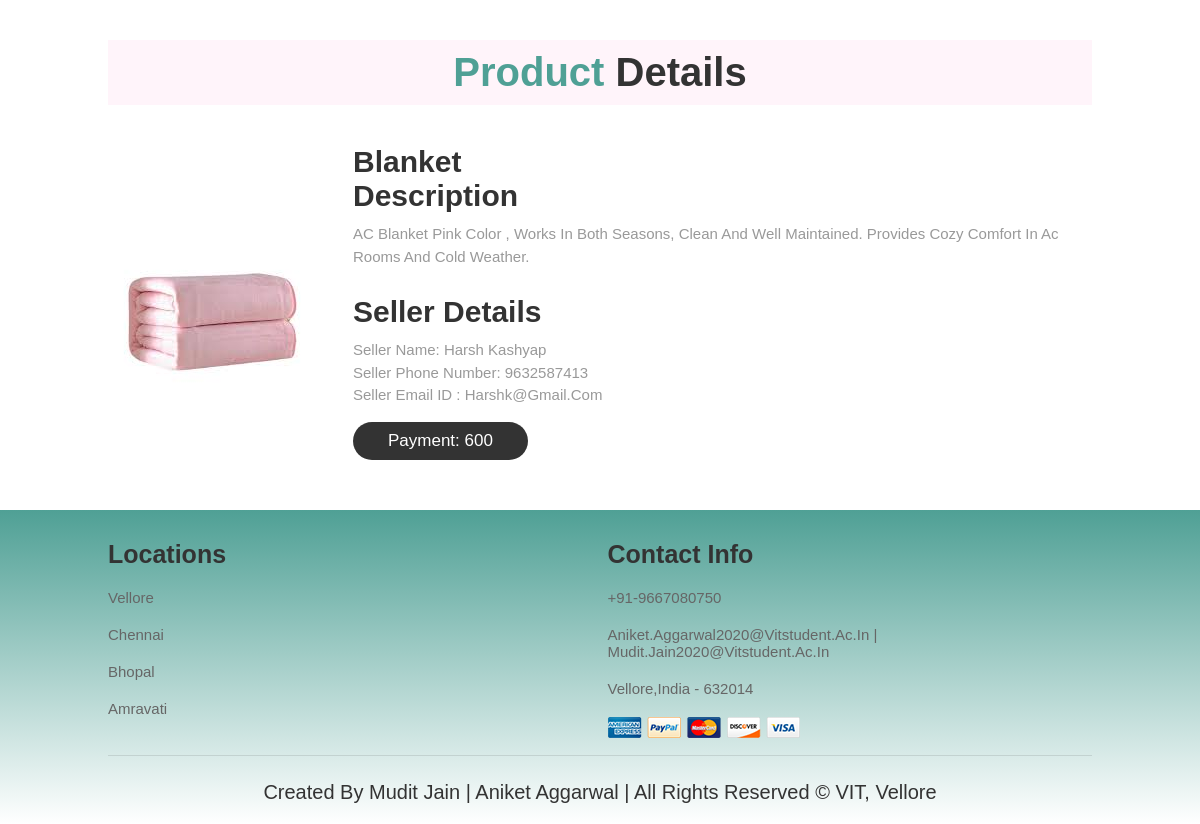
Page /php/product_details.php?product_id=14 on the committed database.
### tables this page shows
CREATE TABLE `products` (
  `product_name` varchar(255) NOT NULL,
  `description` varchar(255) NOT NULL,
  `category` varchar(255) NOT NULL,
  `price` varchar(255) NOT NULL,
  `pic` blob NOT NULL,
  `sname` varchar(255) NOT NULL,
  `num` varchar(255) NOT NULL,
  `mail` varchar(255) NOT NULL,
  `room` varchar(255) NOT NULL,
  `prod_id` int(255) NOT NULL
);

### php/product_details.php (the view, shortened to what this page needs)
<!DOCTYPE html>
<html lang="en">
<head>
    <link rel="stylesheet" href="https://cdnjs.cloudflare.com/ajax/libs/font-awesome/5.15.3/css/all.min.css" />
    <link rel="stylesheet" href="../css/style.css" />
</head>
<body>
        <?php
          include('C:\xampp\htdocs\Project\Vselling website 2.0\includes\db.php');
          if(isset($_GET['product_id'])){
            $product_id=$_GET['product_id'];
          $select_query = "select * from `products` where prod_id =$product_id";
          $result_query = mysqli_query($con,$select_query);
        $row = mysqli_fetch_assoc($result_query);
            $product_name=$row['product_name'];
            $description = $row['description'];
            $price = $row['price'];
            $pic = $row['pic'];
            $sname = $row['sname'];
            $num = $row['num'];
            $mail = $row['mail'];
          echo "   <section class='about' id='about'>
               <h1 class='heading'><span> Product </span> Details</h1>
               <div class='row'>
                       <img src='../product_images/$pic' alt='' />
                   <div class='content'>
                      <h3>$product_name</h3>
                       <h3>Description</h3>
                       <p>
                          $description
                       </p>
                       <br><br>
                           <h3>Seller Details</h3>
                       <p>
                    Seller Name: $sname <br>
                    Seller Phone number: $num <br>
                    Seller email ID : $mail
                       </p>
                                   <a href='../PaytmKit/gateway.php?product_id=$product_id' class='btn'>Payment: $price</a>
                   </div>
               </div>
           </section>
          "  ;
         }
           ?>
           <section class="footer" style = "background: linear-gradient(#4FA095, white);">
               <div class="box-container">
                   <div class="box">
                       <h3>locations</h3>
                       <a href="#">vellore</a>
                       <a href="#">chennai</a>
                       <a href="#">bhopal</a>
                       <a href="#">amravati</a>
                   </div>
                   <div class="box">
                       <h3>contact info</h3>
                       <a href="#">+91-9667080750</a>
                       <a href="#">aniket.aggarwal2020@vitstudent.ac.in | mudit.jain2020@vitstudent.ac.in</a>
                       <a href="#">Vellore,India - 632014</a>
                       <img src="../images/payment.png" alt="" />
                   </div>
               </div>
               <div class="credit">
                   created by <span>  Mudit Jain | Aniket Aggarwal </span> | all rights reserved © VIT, vellore
               </div>
           </section>
     </body>
     </html>

### css/style.css (style rules this page uses)
* { margin:0; padding:0; box-sizing: border-box; font-family: Verdana, Geneva, Tahoma, sans-serif; outline: none; border:none; text-decoration: none; text-transform: capitalize; transition: .2s linear; }
html { font-size: 62.5%; scroll-behavior: smooth; scroll-padding-top: 6rem; overflow-x: hidden; }
section { padding:2rem 9%; }
.heading { text-align: center; font-size: 4rem; color:#333; padding:1rem; margin:2rem 0; background:rgba(255, 51, 153,.05); }
.heading span { color:#4FA095; }
.btn { display: inline-block; margin-top: 1rem; border-radius: 5rem; background:#333; color:#fff; padding:.9rem 3.5rem; cursor: pointer; font-size: 1.7rem; }
.about .row { display: flex; align-items: center; gap:2rem; flex-wrap: wrap; padding:2rem 0; padding-bottom: 3rem; }
.about .row .content { flex:1 1 40rem; }
.about .row .content h3 { font-size: 3rem; color:#333; }
.about .row .content p { font-size: 1.5rem; color:#999; padding:.5rem 0; padding-top: 1rem; line-height: 1.5; }
.footer .box-container { display: flex; flex-wrap: wrap; gap:1.5rem; }
.footer .box-container .box { flex:1 1 25rem; }
.footer .box-container .box h3 { color:#333; font-size: 2.5rem; padding:1rem 0; }
.footer .box-container .box a { display: block; color:#666; font-size: 1.5rem; padding:1rem 0; }
.footer .box-container .box img { margin-top: 1rem; }
.footer .credit { text-align: center; padding:1.5rem; margin-top: 1.5rem; padding-bottom: 0; padding-top: 2.5rem; font-size: 2rem; color:#333; border-top: .1rem solid rgba(0,0,0,.1); }
.footer .credit span { color:var(--pink); }

### rows in the picture
products: pic (placeholder picture), product_name "Blanket", description "AC Blanket Pink Color , Works In Both Seasons, Clean And Well Maintained. Provides Cozy Comfort In Ac Rooms And Cold Weather.", sname "Harsh Kashyap", num "9632587413", mail "Harshk@gmail.com", price "600"
